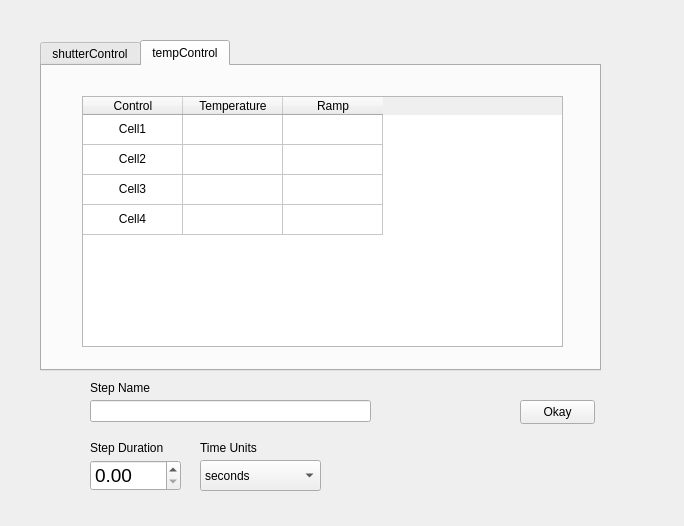
<?xml version="1.0" encoding="UTF-8"?>
<ui version="4.0">
 <class>Form</class>
 <widget class="QWidget" name="Form">
  <property name="geometry">
   <rect>
    <x>0</x>
    <y>0</y>
    <width>684</width>
    <height>526</height>
   </rect>
  </property>
  <property name="windowTitle">
   <string>Form</string>
  </property>
  <widget class="QPushButton" name="okayPushButton">
   <property name="geometry">
    <rect>
     <x>520</x>
     <y>400</y>
     <width>75</width>
     <height>24</height>
    </rect>
   </property>
   <property name="text">
    <string>Okay</string>
   </property>
  </widget>
  <widget class="QTabWidget" name="tabWidget">
   <property name="geometry">
    <rect>
     <x>40</x>
     <y>40</y>
     <width>561</width>
     <height>331</height>
    </rect>
   </property>
   <property name="currentIndex">
    <number>1</number>
   </property>
   <widget class="QWidget" name="popUpShutterTab">
    <attribute name="title">
     <string>shutterControl</string>
    </attribute>
    <widget class="QWidget" name="horizontalLayoutWidget">
     <property name="geometry">
      <rect>
       <x>70</x>
       <y>60</y>
       <width>323</width>
       <height>131</height>
      </rect>
     </property>
     <layout class="QHBoxLayout" name="shutterButtonHorizontalLayout">
      <property name="leftMargin">
       <number>5</number>
      </property>
      <property name="topMargin">
       <number>5</number>
      </property>
      <property name="rightMargin">
       <number>5</number>
      </property>
      <property name="bottomMargin">
       <number>5</number>
      </property>
      <item>
       <layout class="QVBoxLayout" name="shutter1VerticalLayout">
        <property name="leftMargin">
         <number>10</number>
        </property>
        <property name="topMargin">
         <number>10</number>
        </property>
        <property name="rightMargin">
         <number>10</number>
        </property>
        <property name="bottomMargin">
         <number>10</number>
        </property>
        <item>
         <widget class="QPushButton" name="shutter1PushButton">
          <property name="sizePolicy">
           <sizepolicy hsizetype="Fixed" vsizetype="Fixed">
            <horstretch>0</horstretch>
            <verstretch>0</verstretch>
           </sizepolicy>
          </property>
          <property name="minimumSize">
           <size>
            <width>50</width>
            <height>50</height>
           </size>
          </property>
          <property name="maximumSize">
           <size>
            <width>50</width>
            <height>50</height>
           </size>
          </property>
          <property name="text">
           <string>S1</string>
          </property>
          <property name="checkable">
           <bool>true</bool>
          </property>
         </widget>
        </item>
        <item>
         <widget class="QLabel" name="shutter1Label">
          <property name="text">
           <string>Shutter 1</string>
          </property>
          <property name="alignment">
           <set>Qt::AlignCenter</set>
          </property>
         </widget>
        </item>
       </layout>
      </item>
      <item>
       <layout class="QVBoxLayout" name="shutter2VerticalLayout">
        <property name="leftMargin">
         <number>10</number>
        </property>
        <property name="topMargin">
         <number>10</number>
        </property>
        <property name="rightMargin">
         <number>10</number>
        </property>
        <property name="bottomMargin">
         <number>10</number>
        </property>
        <item>
         <widget class="QPushButton" name="shutter2PushButton">
          <property name="sizePolicy">
           <sizepolicy hsizetype="Fixed" vsizetype="Fixed">
            <horstretch>0</horstretch>
            <verstretch>0</verstretch>
           </sizepolicy>
          </property>
          <property name="minimumSize">
           <size>
            <width>50</width>
            <height>50</height>
           </size>
          </property>
          <property name="maximumSize">
           <size>
            <width>50</width>
            <height>50</height>
           </size>
          </property>
          <property name="text">
           <string>S2</string>
          </property>
          <property name="checkable">
           <bool>true</bool>
          </property>
         </widget>
        </item>
        <item>
         <widget class="QLabel" name="shutter2Label">
          <property name="text">
           <string>Shutter 2</string>
          </property>
          <property name="alignment">
           <set>Qt::AlignCenter</set>
          </property>
         </widget>
        </item>
       </layout>
      </item>
      <item>
       <layout class="QVBoxLayout" name="shutter3VerticalLayout">
        <property name="leftMargin">
         <number>10</number>
        </property>
        <property name="topMargin">
         <number>10</number>
        </property>
        <property name="rightMargin">
         <number>10</number>
        </property>
        <property name="bottomMargin">
         <number>10</number>
        </property>
        <item>
         <widget class="QPushButton" name="shutter3PushButton">
          <property name="sizePolicy">
           <sizepolicy hsizetype="Fixed" vsizetype="Fixed">
            <horstretch>0</horstretch>
            <verstretch>0</verstretch>
           </sizepolicy>
          </property>
          <property name="minimumSize">
           <size>
            <width>50</width>
            <height>50</height>
           </size>
          </property>
          <property name="maximumSize">
           <size>
            <width>50</width>
            <height>50</height>
           </size>
          </property>
          <property name="text">
           <string>S3</string>
          </property>
          <property name="checkable">
           <bool>true</bool>
          </property>
         </widget>
        </item>
        <item>
         <widget class="QLabel" name="shutter3Label">
          <property name="text">
           <string>Shutter 3</string>
          </property>
          <property name="alignment">
           <set>Qt::AlignCenter</set>
          </property>
         </widget>
        </item>
       </layout>
      </item>
      <item>
       <layout class="QVBoxLayout" name="shutter4VerticalLayout">
        <property name="leftMargin">
         <number>10</number>
        </property>
        <property name="topMargin">
         <number>10</number>
        </property>
        <property name="rightMargin">
         <number>10</number>
        </property>
        <property name="bottomMargin">
         <number>10</number>
        </property>
        <item>
         <widget class="QPushButton" name="shutter4PushButton">
          <property name="sizePolicy">
           <sizepolicy hsizetype="Fixed" vsizetype="Fixed">
            <horstretch>0</horstretch>
            <verstretch>0</verstretch>
           </sizepolicy>
          </property>
          <property name="minimumSize">
           <size>
            <width>50</width>
            <height>50</height>
           </size>
          </property>
          <property name="maximumSize">
           <size>
            <width>50</width>
            <height>50</height>
           </size>
          </property>
          <property name="text">
           <string>S4</string>
          </property>
          <property name="checkable">
           <bool>true</bool>
          </property>
         </widget>
        </item>
        <item>
         <widget class="QLabel" name="shutter4Label">
          <property name="text">
           <string>Shutter 4</string>
          </property>
          <property name="alignment">
           <set>Qt::AlignCenter</set>
          </property>
         </widget>
        </item>
       </layout>
      </item>
     </layout>
    </widget>
   </widget>
   <widget class="QWidget" name="popUpTempTab">
    <attribute name="title">
     <string>tempControl</string>
    </attribute>
    <widget class="QTableWidget" name="popUpTempTableWidget">
     <property name="geometry">
      <rect>
       <x>40</x>
       <y>30</y>
       <width>481</width>
       <height>251</height>
      </rect>
     </property>
     <property name="rowCount">
      <number>4</number>
     </property>
     <attribute name="verticalHeaderVisible">
      <bool>false</bool>
     </attribute>
     <row/>
     <row/>
     <row/>
     <row/>
     <column>
      <property name="text">
       <string>Control</string>
      </property>
     </column>
     <column>
      <property name="text">
       <string>Temperature</string>
      </property>
     </column>
     <column>
      <property name="text">
       <string>Ramp</string>
      </property>
     </column>
     <item row="0" column="0">
      <property name="text">
       <string>Cell1</string>
      </property>
      <property name="textAlignment">
       <set>AlignCenter</set>
      </property>
      <property name="flags">
       <set>ItemIsDragEnabled|ItemIsUserCheckable|ItemIsEnabled</set>
      </property>
     </item>
     <item row="0" column="1">
      <property name="text">
       <string/>
      </property>
      <property name="textAlignment">
       <set>AlignCenter</set>
      </property>
     </item>
     <item row="0" column="2">
      <property name="text">
       <string/>
      </property>
      <property name="textAlignment">
       <set>AlignCenter</set>
      </property>
     </item>
     <item row="1" column="0">
      <property name="text">
       <string>Cell2</string>
      </property>
      <property name="textAlignment">
       <set>AlignCenter</set>
      </property>
      <property name="flags">
       <set>ItemIsDragEnabled|ItemIsUserCheckable|ItemIsEnabled</set>
      </property>
     </item>
     <item row="1" column="1">
      <property name="text">
       <string/>
      </property>
      <property name="textAlignment">
       <set>AlignCenter</set>
      </property>
     </item>
     <item row="1" column="2">
      <property name="text">
       <string/>
      </property>
      <property name="textAlignment">
       <set>AlignCenter</set>
      </property>
     </item>
     <item row="2" column="0">
      <property name="text">
       <string>Cell3</string>
      </property>
      <property name="textAlignment">
       <set>AlignCenter</set>
      </property>
      <property name="flags">
       <set>ItemIsDragEnabled|ItemIsUserCheckable|ItemIsEnabled</set>
      </property>
     </item>
     <item row="2" column="1">
      <property name="text">
       <string/>
      </property>
      <property name="textAlignment">
       <set>AlignCenter</set>
      </property>
     </item>
     <item row="2" column="2">
      <property name="text">
       <string/>
      </property>
      <property name="textAlignment">
       <set>AlignCenter</set>
      </property>
     </item>
     <item row="3" column="0">
      <property name="text">
       <string>Cell4</string>
      </property>
      <property name="textAlignment">
       <set>AlignCenter</set>
      </property>
      <property name="flags">
       <set>ItemIsDragEnabled|ItemIsUserCheckable|ItemIsEnabled</set>
      </property>
     </item>
     <item row="3" column="1">
      <property name="text">
       <string/>
      </property>
      <property name="textAlignment">
       <set>AlignCenter</set>
      </property>
     </item>
     <item row="3" column="2">
      <property name="text">
       <string/>
      </property>
      <property name="textAlignment">
       <set>AlignCenter</set>
      </property>
     </item>
    </widget>
   </widget>
  </widget>
  <widget class="QLineEdit" name="stepNameLineEdit">
   <property name="geometry">
    <rect>
     <x>90</x>
     <y>400</y>
     <width>281</width>
     <height>22</height>
    </rect>
   </property>
  </widget>
  <widget class="QLabel" name="stepNameInputLabel">
   <property name="geometry">
    <rect>
     <x>90</x>
     <y>380</y>
     <width>81</width>
     <height>16</height>
    </rect>
   </property>
   <property name="text">
    <string>Step Name</string>
   </property>
  </widget>
  <widget class="QDoubleSpinBox" name="stepTimeDoubleSpinBox">
   <property name="geometry">
    <rect>
     <x>90</x>
     <y>460</y>
     <width>91</width>
     <height>31</height>
    </rect>
   </property>
   <property name="font">
    <font>
     <pointsize>14</pointsize>
    </font>
   </property>
   <property name="maximum">
    <double>10000000.000000000000000</double>
   </property>
  </widget>
  <widget class="QLabel" name="label">
   <property name="geometry">
    <rect>
     <x>90</x>
     <y>440</y>
     <width>91</width>
     <height>16</height>
    </rect>
   </property>
   <property name="text">
    <string>Step Duration</string>
   </property>
  </widget>
  <widget class="QComboBox" name="stepTimeUnitComboBox">
   <property name="geometry">
    <rect>
     <x>200</x>
     <y>460</y>
     <width>121</width>
     <height>31</height>
    </rect>
   </property>
   <item>
    <property name="text">
     <string>seconds</string>
    </property>
   </item>
   <item>
    <property name="text">
     <string>minutes</string>
    </property>
   </item>
   <item>
    <property name="text">
     <string>hours</string>
    </property>
   </item>
  </widget>
  <widget class="QLabel" name="label_2">
   <property name="geometry">
    <rect>
     <x>200</x>
     <y>440</y>
     <width>81</width>
     <height>16</height>
    </rect>
   </property>
   <property name="text">
    <string>Time Units</string>
   </property>
  </widget>
 </widget>
 <resources/>
 <connections/>
</ui>
